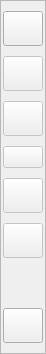
<?xml version="1.0" encoding="UTF-8"?>
<ui version="4.0">
 <class>MainWindow</class>
 <widget class="QMainWindow" name="MainWindow">
  <property name="geometry">
   <rect>
    <x>0</x>
    <y>0</y>
    <width>46</width>
    <height>354</height>
   </rect>
  </property>
  <property name="windowTitle">
   <string>SideGit</string>
  </property>
  <widget class="QWidget" name="centralWidget">
   <property name="sizePolicy">
    <sizepolicy hsizetype="Maximum" vsizetype="Preferred">
     <horstretch>0</horstretch>
     <verstretch>0</verstretch>
    </sizepolicy>
   </property>
   <layout class="QGridLayout" name="gridLayout">
    <property name="leftMargin">
     <number>0</number>
    </property>
    <property name="topMargin">
     <number>0</number>
    </property>
    <property name="rightMargin">
     <number>0</number>
    </property>
    <property name="bottomMargin">
     <number>0</number>
    </property>
    <property name="spacing">
     <number>0</number>
    </property>
    <item row="0" column="0">
     <widget class="QFrame_edit" name="frame">
      <property name="sizePolicy">
       <sizepolicy hsizetype="Maximum" vsizetype="Preferred">
        <horstretch>0</horstretch>
        <verstretch>0</verstretch>
       </sizepolicy>
      </property>
      <property name="frameShape">
       <enum>QFrame::StyledPanel</enum>
      </property>
      <property name="frameShadow">
       <enum>QFrame::Raised</enum>
      </property>
      <layout class="QVBoxLayout" name="verticalLayout_2" stretch="0,0,0,0,0,0,0,0">
       <property name="spacing">
        <number>10</number>
       </property>
       <property name="leftMargin">
        <number>2</number>
       </property>
       <property name="topMargin">
        <number>10</number>
       </property>
       <property name="rightMargin">
        <number>2</number>
       </property>
       <property name="bottomMargin">
        <number>10</number>
       </property>
       <item>
        <widget class="QPushButton" name="add_repo_btn">
         <property name="enabled">
          <bool>true</bool>
         </property>
         <property name="sizePolicy">
          <sizepolicy hsizetype="MinimumExpanding" vsizetype="MinimumExpanding">
           <horstretch>0</horstretch>
           <verstretch>0</verstretch>
          </sizepolicy>
         </property>
         <property name="toolTip">
          <string>&lt;html&gt;&lt;head/&gt;&lt;body&gt;&lt;p&gt;Open a Repository.&lt;/p&gt;&lt;/body&gt;&lt;/html&gt;</string>
         </property>
         <property name="text">
          <string/>
         </property>
         <property name="icon">
          <iconset theme="list-add">
           <normaloff>.</normaloff>.</iconset>
         </property>
         <property name="flat">
          <bool>false</bool>
         </property>
        </widget>
       </item>
       <item>
        <widget class="AddFiles_button" name="add_files_btn">
         <property name="enabled">
          <bool>false</bool>
         </property>
         <property name="sizePolicy">
          <sizepolicy hsizetype="MinimumExpanding" vsizetype="MinimumExpanding">
           <horstretch>0</horstretch>
           <verstretch>0</verstretch>
          </sizepolicy>
         </property>
         <property name="toolTip">
          <string>&lt;html&gt;&lt;head/&gt;&lt;body&gt;&lt;p&gt;git add - Add file(s) to the Stage Area.&lt;/p&gt;&lt;/body&gt;&lt;/html&gt;</string>
         </property>
         <property name="text">
          <string/>
         </property>
         <property name="icon">
          <iconset theme="document-new">
           <normaloff>.</normaloff>.</iconset>
         </property>
         <property name="flat">
          <bool>false</bool>
         </property>
        </widget>
       </item>
       <item>
        <widget class="QPushButton" name="status_btn">
         <property name="enabled">
          <bool>false</bool>
         </property>
         <property name="sizePolicy">
          <sizepolicy hsizetype="MinimumExpanding" vsizetype="MinimumExpanding">
           <horstretch>0</horstretch>
           <verstretch>0</verstretch>
          </sizepolicy>
         </property>
         <property name="toolTip">
          <string>&lt;html&gt;&lt;head/&gt;&lt;body&gt;&lt;p&gt;git status - Preview current GIT repository state.&lt;/p&gt;&lt;/body&gt;&lt;/html&gt;</string>
         </property>
         <property name="text">
          <string/>
         </property>
         <property name="icon">
          <iconset theme="dialog-information">
           <normaloff>.</normaloff>.</iconset>
         </property>
        </widget>
       </item>
       <item>
        <widget class="QPushButton" name="branch_btn">
         <property name="enabled">
          <bool>false</bool>
         </property>
         <property name="toolTip">
          <string>&lt;html&gt;&lt;head/&gt;&lt;body&gt;&lt;p&gt;checkout &amp;lt;branch&amp;gt; - go to another branch&lt;/p&gt;&lt;/body&gt;&lt;/html&gt;</string>
         </property>
         <property name="text">
          <string/>
         </property>
         <property name="icon">
          <iconset>
           <normaloff>icons/branch.png</normaloff>icons/branch.png</iconset>
         </property>
        </widget>
       </item>
       <item>
        <widget class="QPushButton" name="commit_btn">
         <property name="enabled">
          <bool>false</bool>
         </property>
         <property name="sizePolicy">
          <sizepolicy hsizetype="MinimumExpanding" vsizetype="MinimumExpanding">
           <horstretch>0</horstretch>
           <verstretch>0</verstretch>
          </sizepolicy>
         </property>
         <property name="toolTip">
          <string>&lt;html&gt;&lt;head/&gt;&lt;body&gt;&lt;p&gt;git commit - Add staged file(s) into a Commit.&lt;/p&gt;&lt;/body&gt;&lt;/html&gt;</string>
         </property>
         <property name="text">
          <string/>
         </property>
         <property name="icon">
          <iconset theme="document-save">
           <normaloff>.</normaloff>.</iconset>
         </property>
         <property name="flat">
          <bool>false</bool>
         </property>
        </widget>
       </item>
       <item>
        <widget class="QPushButton" name="terminal_btn">
         <property name="enabled">
          <bool>false</bool>
         </property>
         <property name="sizePolicy">
          <sizepolicy hsizetype="MinimumExpanding" vsizetype="MinimumExpanding">
           <horstretch>0</horstretch>
           <verstretch>0</verstretch>
          </sizepolicy>
         </property>
         <property name="toolTip">
          <string>&lt;html&gt;&lt;head/&gt;&lt;body&gt;&lt;p&gt;Open a terminal in the current repository path.&lt;/p&gt;&lt;/body&gt;&lt;/html&gt;</string>
         </property>
         <property name="text">
          <string/>
         </property>
         <property name="icon">
          <iconset theme="terminal">
           <normaloff>.</normaloff>.</iconset>
         </property>
        </widget>
       </item>
       <item>
        <spacer name="verticalSpacer">
         <property name="orientation">
          <enum>Qt::Vertical</enum>
         </property>
         <property name="sizeHint" stdset="0">
          <size>
           <width>20</width>
           <height>40</height>
          </size>
         </property>
        </spacer>
       </item>
       <item>
        <widget class="QPushButton" name="quit_btn">
         <property name="enabled">
          <bool>true</bool>
         </property>
         <property name="sizePolicy">
          <sizepolicy hsizetype="MinimumExpanding" vsizetype="MinimumExpanding">
           <horstretch>0</horstretch>
           <verstretch>0</verstretch>
          </sizepolicy>
         </property>
         <property name="text">
          <string/>
         </property>
         <property name="icon">
          <iconset theme="application-exit">
           <normaloff>.</normaloff>.</iconset>
         </property>
        </widget>
       </item>
      </layout>
     </widget>
    </item>
   </layout>
  </widget>
 </widget>
 <layoutdefault spacing="6" margin="11"/>
 <customwidgets>
  <customwidget>
   <class>AddFiles_button</class>
   <extends>QPushButton</extends>
   <header>addfiles_button.h</header>
  </customwidget>
  <customwidget>
   <class>QFrame_edit</class>
   <extends>QFrame</extends>
   <header>qframe_edit.h</header>
   <container>1</container>
  </customwidget>
 </customwidgets>
 <resources/>
 <connections/>
</ui>
